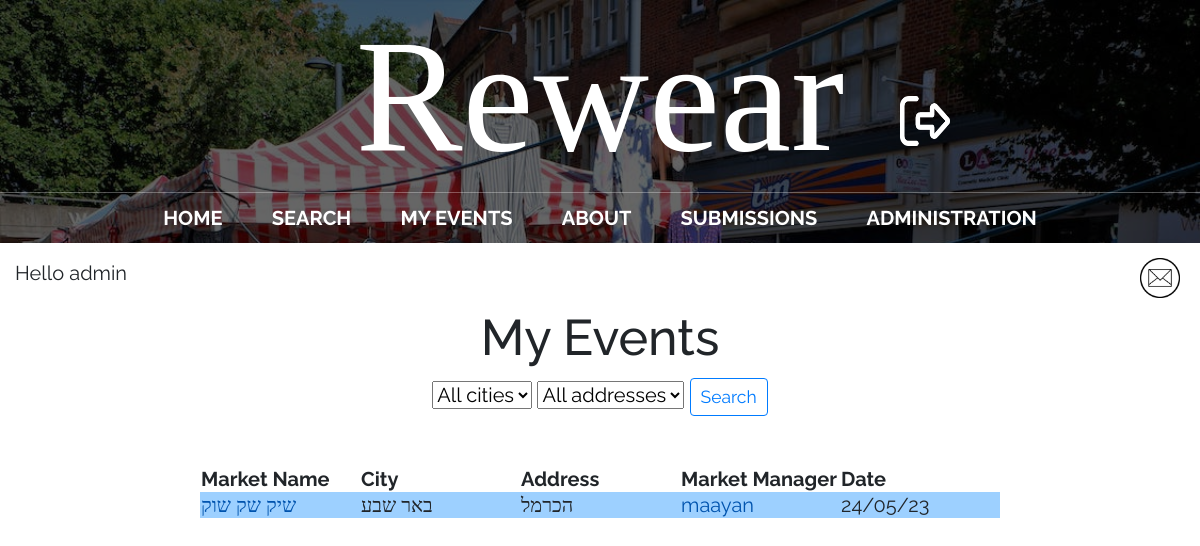
The page /my_events/4/ (signed in) on the database as committed earlier.
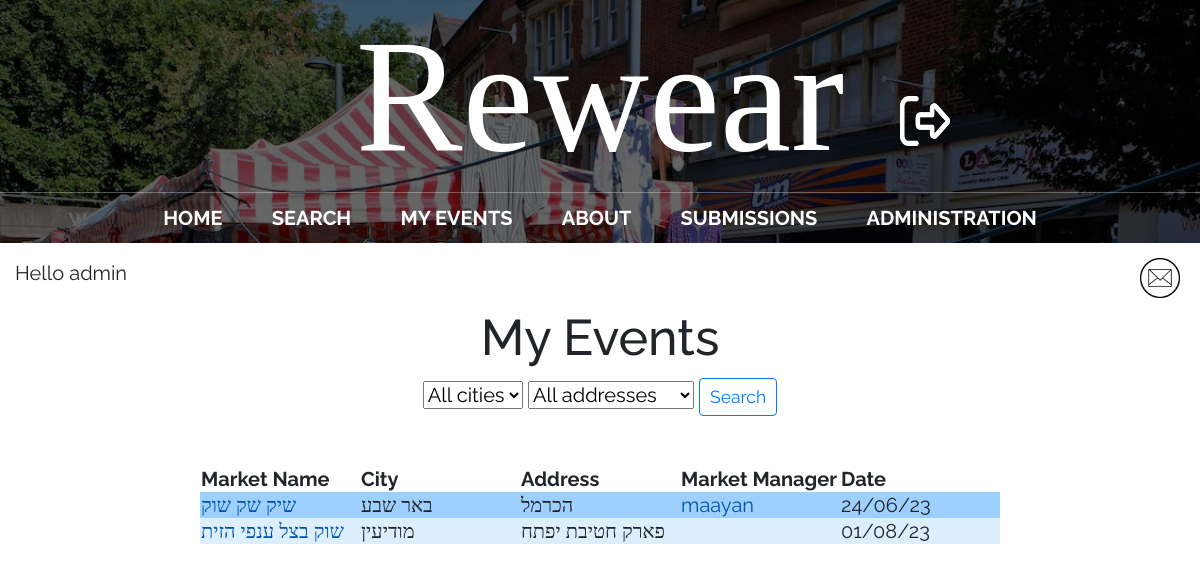
The same page on the database as committed later.
### main/models.py (models this page shows, shortened)
class market(models.Model):
    id = models.AutoField(primary_key=True)
    name = models.CharField(max_length=200, blank=True)
    city = models.CharField(max_length=200, blank=True)
    address = models.CharField(max_length=200, blank=True)
    facebook = models.CharField(max_length=200, default='', blank=True)
    description = models.CharField(max_length=200, default='', blank=True)
    google_location = models.CharField(max_length=1000, default='', blank=True)
    market_manager = models.CharField(max_length=200, default='', blank=True)
    date = models.CharField(max_length=200, default='', blank=True)
    status = models.CharField(max_length=200, default='', blank=True)
    rating = models.CharField(max_length=200, default='', blank=True)
    shirt = models.IntegerField(default=0, blank=True)
    pants = models.IntegerField(default=0, blank=True)
    shoes = models.IntegerField(default=0, blank=True)
    hat = models.IntegerField(default=0, blank=True)
    gloves = models.IntegerField(default=0, blank=True)
    scarf = models.IntegerField(default=0, blank=True)
    jacket = models.IntegerField(default=0, blank=True)
    other = models.IntegerField(default=0, blank=True)
    class Meta:
        app_label = 'main'

### main/views.py (the view)
# urls.py: path("my_events/<uid>/", views.my_events, name="my_events"),
def my_events(response, uid):
    myevents = myEvent.objects.filter(user_id=uid)
    markets = []
    for event in myevents:
        markets.append(market.objects.get(id=event.market_id))
    new_mail = new_messages(response.user.username)
    return render(response, "main/my_events.html", {'markets': markets, 'new_mail': new_mail})

### main/views.py (called while the page is built)
def new_messages(username):
    try:
        messages = Message.objects.filter(recipient=User.objects.filter(username=username)[0])
        for m in messages:
            if not m.is_read:
                return True
        return False
    except:
        return False

### main/templates/main/my_events.html (shortened to what this page needs)
{% extends 'main/base.html' %}
{% load crispy_forms_tags %}
{% block content %}
<center><h1>My Events</h1>
<form method="post" action='/search/'>
	<select name="city" id="city-select" onchange="updateAddressOptions()">
		<option value="All">All cities</option>
	</select>
	<select name="address" id="address-select" onchange="updateCityOptions()">
		<option value="All">All addresses</option>
	</select>
	<input type="submit" value="Search" class="btn btn-outline-primary btn-sm">
</form>
<br />
		<table>
			<tr>
				<th>
					Market Name
				</th>
				<th>
					City
				</th>
				<th>
					Address
				</th>
				<th>
					Market Manager
				</th>
				<th>
					Date
				</th>
			{% for market in markets %}
			<tr class="{% cycle 'blue-row' 'light-blue-row' %}">
				<td>
					<a href="/market_page/{{market.id}}/">{{market.name}}</a>
				</td>
				<td>
					{{market.city}}
				</td>
				<td>
					{{market.address}}
				</td>
				<td>
					<a href="/profile/{{market.market_manager}}/">{{market.market_manager}}</a>
				</td>
				<td>
					{{market.date}}
				</td>
			</tr>
			{% endfor %}
		</table>
</center>
{% endblock %}

Rows that differ between the two databases and show on the page:
changed market "שיק שק שוק": date "24/05/23" → "24/06/23"
added market: name "שוק בצל ענפי הזית", city "מודיעין", address "פארק חטיבת יפתח", date "01/08/23"
